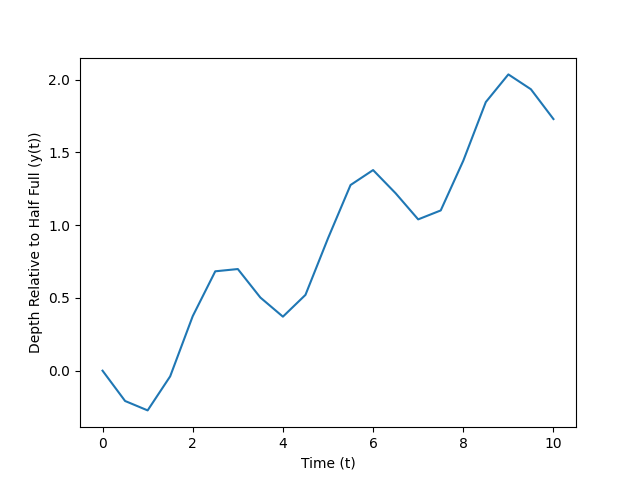

Reproduce this figure in Python.
import numpy as np
import matplotlib.pyplot as plt
"""
Problem statement: 
A storage tank contains a liquid at depth y, where y = 0 when the tank 
is half full (Fig. P1.9). Liquid is withdrawan at a constant flow rate
Q to meet demands. The contents are resupplied at a sinusoidal rate 3Qsin^{2}(t).
Equation (1.13) can be written for this system as 

d(Ay)/dt = 3Qsin^{2}(t) - Q
(change in volume) = (inflow) - (outflow)

or, since the surface area A is constant, 

dy/dt = 3 Q/A sin^{2}(t) - Q/A 

Use Euler's method to solve for the depth y from t = 0 to 10 d with a 
step size of 0.5 d. The parameter values are A = 1200 m^{2} and 
Q = 500 m^{3}/d. Assume that the initial condition is y = 0. 
"""

def tank_depth(A, Q, end, step):
    times = [0]
    y_depths = [0]
    while times[-1] < end:
        y_i = y_depths[-1]
        y_f = (3 * Q / A * np.sin(times[-1])**2  - Q / A) * step + y_i
        y_depths.append(float(y_f))
        times.append(times[-1] + step)
    return times, y_depths

times, y_depths = tank_depth(1200, 500, 10, 0.5)
plt.xlabel('Time (t)')
plt.ylabel('Depth Relative to Half Full (y(t))')
plt.plot(times, y_depths)
plt.savefig('p1_9.png')
plt.show()
